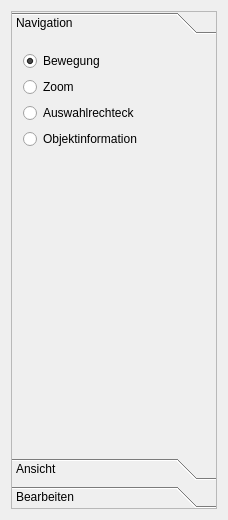
<ui version="4.0" >
 <class>MapViewerClass</class>
 <widget class="QWidget" name="MapViewerClass" >
  <property name="geometry" >
   <rect>
    <x>0</x>
    <y>0</y>
    <width>228</width>
    <height>520</height>
   </rect>
  </property>
  <property name="sizePolicy" >
   <sizepolicy vsizetype="Expanding" hsizetype="Expanding" >
    <horstretch>0</horstretch>
    <verstretch>0</verstretch>
   </sizepolicy>
  </property>
  <property name="windowTitle" >
   <string>MapViewer</string>
  </property>
  <layout class="QHBoxLayout" name="horizontalLayout_2" >
   <item>
    <widget class="QToolBox" name="toolBox" >
     <property name="palette" >
      <palette>
       <active>
        <colorrole role="Button" >
         <brush brushstyle="SolidPattern" >
          <color alpha="255" >
           <red>239</red>
           <green>239</green>
           <blue>239</blue>
          </color>
         </brush>
        </colorrole>
       </active>
       <inactive>
        <colorrole role="Button" >
         <brush brushstyle="SolidPattern" >
          <color alpha="255" >
           <red>239</red>
           <green>239</green>
           <blue>239</blue>
          </color>
         </brush>
        </colorrole>
       </inactive>
       <disabled>
        <colorrole role="Button" >
         <brush brushstyle="SolidPattern" >
          <color alpha="255" >
           <red>239</red>
           <green>239</green>
           <blue>239</blue>
          </color>
         </brush>
        </colorrole>
       </disabled>
      </palette>
     </property>
     <property name="frameShape" >
      <enum>QFrame::StyledPanel</enum>
     </property>
     <property name="currentIndex" >
      <number>0</number>
     </property>
     <widget class="QWidget" name="navPage" >
      <property name="geometry" >
       <rect>
        <x>0</x>
        <y>0</y>
        <width>206</width>
        <height>405</height>
       </rect>
      </property>
      <attribute name="label" >
       <string>Navigation</string>
      </attribute>
      <layout class="QVBoxLayout" name="verticalLayout_4" >
       <item>
        <widget class="QRadioButton" name="MoveRadioButton" >
         <property name="text" >
          <string>Bewegung</string>
         </property>
         <property name="checked" >
          <bool>true</bool>
         </property>
        </widget>
       </item>
       <item>
        <widget class="QRadioButton" name="ZoomRadioButton" >
         <property name="text" >
          <string>Zoom</string>
         </property>
        </widget>
       </item>
       <item>
        <widget class="QRadioButton" name="RectRadioButton" >
         <property name="text" >
          <string>Auswahlrechteck</string>
         </property>
         <property name="checked" >
          <bool>false</bool>
         </property>
        </widget>
       </item>
       <item>
        <widget class="QRadioButton" name="InfoRadioButton" >
         <property name="text" >
          <string>Objektinformation</string>
         </property>
        </widget>
       </item>
       <item>
        <spacer name="verticalSpacer_2" >
         <property name="orientation" >
          <enum>Qt::Vertical</enum>
         </property>
         <property name="sizeHint" stdset="0" >
          <size>
           <width>20</width>
           <height>247</height>
          </size>
         </property>
        </spacer>
       </item>
      </layout>
     </widget>
     <widget class="QWidget" name="viewPage" >
      <property name="geometry" >
       <rect>
        <x>0</x>
        <y>0</y>
        <width>206</width>
        <height>405</height>
       </rect>
      </property>
      <attribute name="label" >
       <string>Ansicht</string>
      </attribute>
      <layout class="QVBoxLayout" name="verticalLayout_5" >
       <item>
        <widget class="QCheckBox" name="MiniMapCheckBox" >
         <property name="text" >
          <string>Übersicht</string>
         </property>
         <property name="checked" >
          <bool>true</bool>
         </property>
        </widget>
       </item>
       <item>
        <spacer name="verticalSpacer_3" >
         <property name="orientation" >
          <enum>Qt::Vertical</enum>
         </property>
         <property name="sizeHint" stdset="0" >
          <size>
           <width>20</width>
           <height>40</height>
          </size>
         </property>
        </spacer>
       </item>
      </layout>
     </widget>
     <widget class="QWidget" name="Seite" >
      <property name="geometry" >
       <rect>
        <x>0</x>
        <y>0</y>
        <width>206</width>
        <height>405</height>
       </rect>
      </property>
      <attribute name="label" >
       <string>Bearbeiten</string>
      </attribute>
      <layout class="QVBoxLayout" name="verticalLayout_6" >
       <item>
        <widget class="QRadioButton" name="radioButton_2" >
         <property name="text" >
          <string>Punkt</string>
         </property>
        </widget>
       </item>
       <item>
        <spacer name="verticalSpacer" >
         <property name="orientation" >
          <enum>Qt::Vertical</enum>
         </property>
         <property name="sizeHint" stdset="0" >
          <size>
           <width>17</width>
           <height>302</height>
          </size>
         </property>
        </spacer>
       </item>
      </layout>
     </widget>
    </widget>
   </item>
  </layout>
 </widget>
 <layoutdefault spacing="6" margin="11" />
 <resources/>
 <connections/>
</ui>
